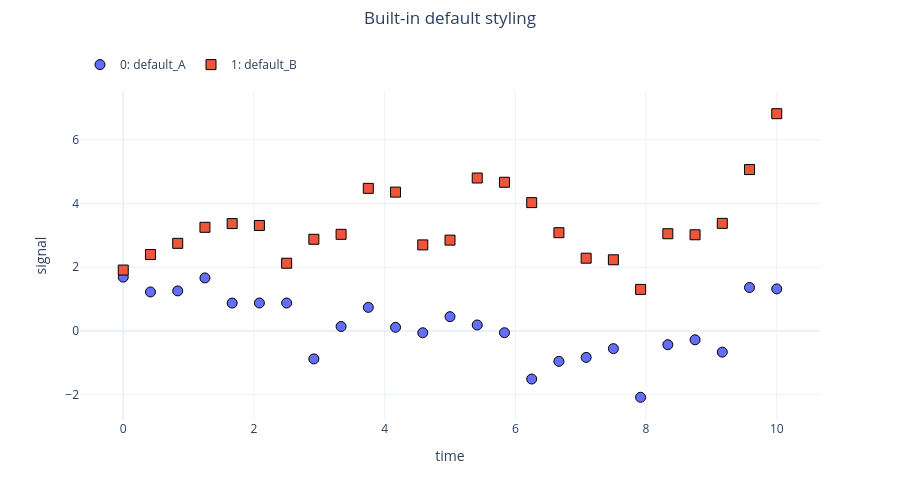

Write notebook code for a chart like this one.
### Markdown cell above
---
## 1. Built-in defaults

A brand-new notebook loads datasets with the built-in style (markersize 10, no
line, linewidth 2, solid fill, ...).

### Code cell
nb = uc.UnichartNotebook()
nb.load_df(make_run(0.0), title='default_A')
nb.load_df(make_run(0.6), title='default_B')
print('built-in style of set A:', style_of(nb.sets[0]))
nb.plot(x='time', y='signal', suptitle='Built-in default styling', figsize=(9, 5))

### Figure 1 — Plotly figure (JSON) as saved in the notebook; plotly's stock layout.template omitted (floating-point values rounded to 4 significant figures)
{"data": [{"hovertemplate": "<b><u>Set: 0</u></b><br><b>default_A</b><br>time: %{x:.2f}<br>signal: %{y:.2f}<extra></extra>", "legendgroup": "group_0", "line": {"color": "#636EFA", "width": 2}, "marker": {"color": "#636EFA", "line": {"color": "black", "width": 1}, "opacity": 1, "size": 10, "symbol": "circle"}, "mode": "markers+markers", "name": "0: default_A", "showlegend": true, "type": "scatter", "x": [0.0, 0.4167, 0.8333, 1.25, 1.667, 2.083, 2.5, 2.917, 3.333, 3.75, 4.167, 4.583, 5.0, 5.417, 5.833, 6.25, 6.667, 7.083, 7.5, 7.917, 8.333, 8.75, 9.167, 9.583, 10.0], "xaxis": "x", "y": [1.691, 1.225, 1.257, 1.665, 0.876, 0.8781, 0.8772, -0.8775, 0.1401, 0.7406, 0.1152, -0.05637, 0.4489, 0.1876, -0.05517, -1.508, -0.9538, -0.83, -0.5555, -2.082, -0.4313, -0.277, -0.6641, 1.365, 1.32], "yaxis": "y"}, {"hovertemplate": "<b><u>Set: 1</u></b><br><b>default_B</b><br>time: %{x:.2f}<br>signal: %{y:.2f}<extra></extra>", "legendgroup": "group_1", "line": {"color": "#EF553B", "width": 2}, "marker": {"color": "#EF553B", "line": {"color": "black", "width": 1}, "opacity": 1, "size": 10, "symbol": "square"}, "mode": "markers+markers", "name": "1: default_B", "showlegend": true, "type": "scatter", "x": [0.0, 0.4167, 0.8333, 1.25, 1.667, 2.083, 2.5, 2.917, 3.333, 3.75, 4.167, 4.583, 5.0, 5.417, 5.833, 6.25, 6.667, 7.083, 7.5, 7.917, 8.333, 8.75, 9.167, 9.583, 10.0], "xaxis": "x", "y": [1.912, 2.399, 2.751, 3.253, 3.371, 3.311, 2.127, 2.878, 3.033, 4.476, 4.358, 2.701, 2.852, 4.801, 4.668, 4.028, 3.084, 2.284, 2.234, 1.304, 3.052, 3.019, 3.378, 5.066, 6.819], "yaxis": "y"}], "layout": {"height": 500, "legend": {"orientation": "h", "x": 0, "xanchor": "left", "y": 0.8998, "yanchor": "top", "yref": "container"}, "margin": {"r": 80, "t": 88.1}, "showlegend": true, "title": {"text": "Built-in default styling", "x": 0.5, "xanchor": "center", "y": 0.976, "yanchor": "top", "yref": "container"}, "width": 900, "xaxis": {"anchor": "y", "domain": [0, 1], "title": {"standoff": 15, "text": "time"}}, "yaxis": {"anchor": "x", "domain": [0, 1], "title": {"standoff": 15, "text": "signal"}}}}
